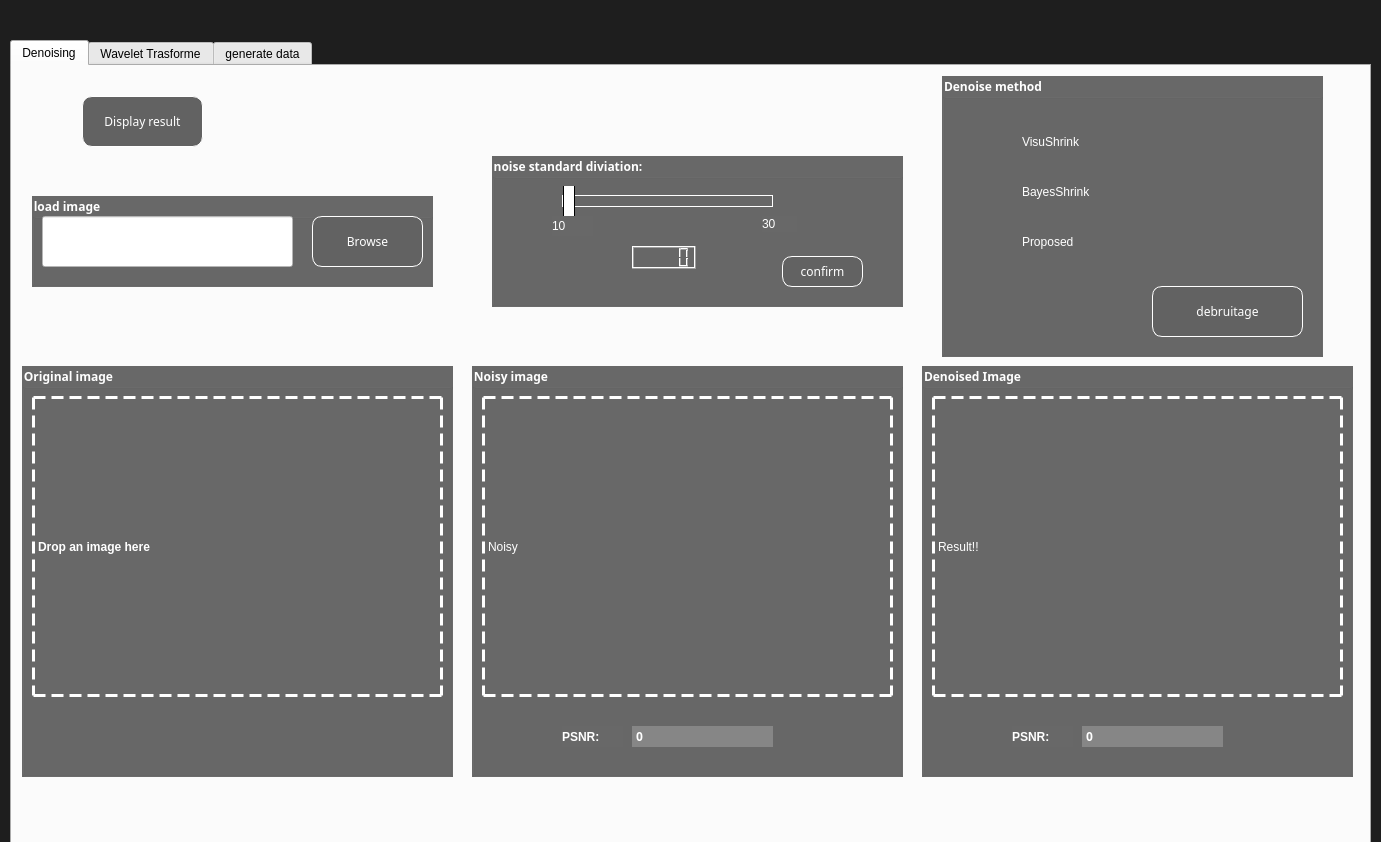
<?xml version="1.0" encoding="UTF-8"?>
<ui version="4.0">
 <class>Dialog</class>
 <widget class="QDialog" name="Dialog">
  <property name="geometry">
   <rect>
    <x>0</x>
    <y>0</y>
    <width>1381</width>
    <height>842</height>
   </rect>
  </property>
  <property name="windowTitle">
   <string>Dialog</string>
  </property>
  <property name="autoFillBackground">
   <bool>false</bool>
  </property>
  <property name="styleSheet">
   <string notr="true">QDialog{
background:rgb(30, 30, 30)

}
        </string>
  </property>
  <widget class="QTabWidget" name="tabWidget">
   <property name="geometry">
    <rect>
     <x>10</x>
     <y>40</y>
     <width>1361</width>
     <height>821</height>
    </rect>
   </property>
   <property name="styleSheet">
    <string notr="true">
QTabWidget{
background-color: rgb(90, 90, 90)
}
QTabWidget QTabBar{
background-color: rgb(98, 98, 98);
width: 220px;
font: 10pt &quot;Arial&quot;;
}


QTabWidget QTabBar::tab{
background-color: rgb(126, 126, 126);
height: 50px;
width: 220px;
color: rgb(255, 255, 255);
border-bottom:7px solid rgb(213, 71, 106);
}

QTabWidget QTabBar::tab:selected{
background-color: rgb(76, 76, 76);
width: 220px;
border-bottom:7px solid rgb(0, 202, 148)
}
QTabWidget QTabBar::tab:hover{
background-color: rgb(61, 177, 6);
width: 220px;
border-bottom:7px solid rgb(0, 202, 148)
}

QTabBar::tab:last {
    border-top-right-radius: 3px;
    border-bottom-right-radius: 3px;
    margin-right: 600px;
}
QTabWidget&gt;QWidget&gt;QWidget{background: rgb(70, 70, 70);
background-image: url(1441804.jpg);
}</string>
   </property>
   <property name="currentIndex">
    <number>0</number>
   </property>
   <widget class="QWidget" name="tab">
    <attribute name="title">
     <string>Denoising</string>
    </attribute>
    <widget class="QGroupBox" name="groupBox_6">
     <property name="geometry">
      <rect>
       <x>20</x>
       <y>130</y>
       <width>401</width>
       <height>91</height>
      </rect>
     </property>
     <property name="font">
      <font>
       <family>Arial Black</family>
       <weight>75</weight>
       <bold>true</bold>
      </font>
     </property>
     <property name="styleSheet">
      <string notr="true">QGroupBox{
background-color:rgb(104, 104, 104);
opacity:0.3;
color:white;
}</string>
     </property>
     <property name="title">
      <string>load image</string>
     </property>
     <widget class="QLineEdit" name="filename">
      <property name="geometry">
       <rect>
        <x>10</x>
        <y>20</y>
        <width>251</width>
        <height>51</height>
       </rect>
      </property>
      <property name="autoFillBackground">
       <bool>false</bool>
      </property>
      <property name="styleSheet">
       <string notr="true">QLineEdit{
background:rgb(255, 255, 255)
}</string>
      </property>
     </widget>
     <widget class="QPushButton" name="browse">
      <property name="geometry">
       <rect>
        <x>280</x>
        <y>20</y>
        <width>111</width>
        <height>51</height>
       </rect>
      </property>
      <property name="accessibleName">
       <string>b</string>
      </property>
      <property name="autoFillBackground">
       <bool>false</bool>
      </property>
      <property name="styleSheet">
       <string notr="true">QPushButton {
    background-color: rgb(98, 98, 98);
    color: rgb(255, 255, 255);
    border-style: outset;
    padding: 2px;
    font: arial 15px;
    border-width: 1px;
    border-radius: 10px;
   
}
QPushButton:hover {
    background-color: white;
	color:rgb(98, 98, 98)
}</string>
      </property>
      <property name="text">
       <string>Browse</string>
      </property>
     </widget>
    </widget>
    <widget class="QGroupBox" name="groupBox">
     <property name="geometry">
      <rect>
       <x>480</x>
       <y>90</y>
       <width>411</width>
       <height>151</height>
      </rect>
     </property>
     <property name="font">
      <font>
       <family>Arial Black</family>
       <weight>75</weight>
       <bold>true</bold>
      </font>
     </property>
     <property name="autoFillBackground">
      <bool>false</bool>
     </property>
     <property name="styleSheet">
      <string notr="true">QGroupBox{
background-color:rgb(104, 104, 104);
color:white;
}</string>
     </property>
     <property name="title">
      <string>noise standard diviation:</string>
     </property>
     <widget class="QSlider" name="horizontalSlider">
      <property name="geometry">
       <rect>
        <x>70</x>
        <y>30</y>
        <width>211</width>
        <height>31</height>
       </rect>
      </property>
      <property name="styleSheet">
       <string notr="true">QSlider::groove:horizontal {
    border: 1px solid white;
    height: 10px;
    margin: 0px;
    }
QSlider::handle:horizontal {
    background-color: white;
    border: 1px solid;
    height: 10px;
    width: 10px;
    margin: -15px 0px;
    }</string>
      </property>
      <property name="minimum">
       <number>10</number>
      </property>
      <property name="maximum">
       <number>30</number>
      </property>
      <property name="orientation">
       <enum>Qt::Horizontal</enum>
      </property>
     </widget>
     <widget class="QPushButton" name="addNoise">
      <property name="geometry">
       <rect>
        <x>290</x>
        <y>100</y>
        <width>81</width>
        <height>31</height>
       </rect>
      </property>
      <property name="styleSheet">
       <string notr="true">QPushButton {
    background-color: rgb(98, 98, 98);
    color: rgb(255, 255, 255);
    border-style: outset;
    padding: 2px;
    font: arial 15px;
    border-width: 1px;
    border-radius: 10px;
   
}
QPushButton:hover {
    background-color: white;
	color:rgb(98, 98, 98)
}</string>
      </property>
      <property name="text">
       <string>confirm</string>
      </property>
     </widget>
     <widget class="QLabel" name="label_2">
      <property name="geometry">
       <rect>
        <x>60</x>
        <y>60</y>
        <width>41</width>
        <height>20</height>
       </rect>
      </property>
      <property name="styleSheet">
       <string notr="true">QLabel{
background-color:rgb(104, 104, 104);
color:white;
}</string>
      </property>
      <property name="text">
       <string>10</string>
      </property>
     </widget>
     <widget class="QLabel" name="label_3">
      <property name="geometry">
       <rect>
        <x>270</x>
        <y>60</y>
        <width>35</width>
        <height>16</height>
       </rect>
      </property>
      <property name="styleSheet">
       <string notr="true">QLabel{
background-color:rgb(104, 104, 104);
color:white;
}</string>
      </property>
      <property name="text">
       <string>30</string>
      </property>
     </widget>
     <widget class="QLCDNumber" name="lcdNumber">
      <property name="geometry">
       <rect>
        <x>140</x>
        <y>90</y>
        <width>64</width>
        <height>23</height>
       </rect>
      </property>
     </widget>
    </widget>
    <widget class="QGroupBox" name="groupBox_4">
     <property name="geometry">
      <rect>
       <x>930</x>
       <y>10</y>
       <width>381</width>
       <height>281</height>
      </rect>
     </property>
     <property name="font">
      <font>
       <family>Arial Black</family>
       <weight>75</weight>
       <bold>true</bold>
      </font>
     </property>
     <property name="autoFillBackground">
      <bool>false</bool>
     </property>
     <property name="styleSheet">
      <string notr="true">QGroupBox{
background-color:rgb(104, 104, 104);

color:white;
}</string>
     </property>
     <property name="title">
      <string>Denoise method</string>
     </property>
     <widget class="QRadioButton" name="radioButton">
      <property name="geometry">
       <rect>
        <x>60</x>
        <y>50</y>
        <width>121</width>
        <height>31</height>
       </rect>
      </property>
      <property name="styleSheet">
       <string notr="true">QRadioButton{ color: rgb(255, 255, 255); background-color: rgba(255, 255, 255, 0);}</string>
      </property>
      <property name="text">
       <string>VisuShrink</string>
      </property>
     </widget>
     <widget class="QRadioButton" name="radioButton_2">
      <property name="geometry">
       <rect>
        <x>60</x>
        <y>100</y>
        <width>121</width>
        <height>31</height>
       </rect>
      </property>
      <property name="styleSheet">
       <string notr="true">QRadioButton{ color: rgb(255, 255, 255); background-color: rgba(255, 255, 255, 0);}</string>
      </property>
      <property name="text">
       <string>BayesShrink</string>
      </property>
     </widget>
     <widget class="QRadioButton" name="radioButton_3">
      <property name="geometry">
       <rect>
        <x>60</x>
        <y>150</y>
        <width>131</width>
        <height>31</height>
       </rect>
      </property>
      <property name="styleSheet">
       <string notr="true">QRadioButton{ color: rgb(255, 255, 255); background-color: rgba(255, 255, 255, 0);}</string>
      </property>
      <property name="text">
       <string>Proposed</string>
      </property>
     </widget>
     <widget class="QPushButton" name="debruit">
      <property name="geometry">
       <rect>
        <x>210</x>
        <y>210</y>
        <width>151</width>
        <height>51</height>
       </rect>
      </property>
      <property name="styleSheet">
       <string notr="true">QPushButton {
    background-color: rgb(98, 98, 98);
    color: rgb(255, 255, 255);
    border-style: outset;
    padding: 2px;
    font: arial 15px;
    border-width: 1px;
    border-radius: 10px;
   
}
QPushButton:hover {
    background-color: white;
	color:rgb(98, 98, 98)
}</string>
      </property>
      <property name="text">
       <string>debruitage</string>
      </property>
     </widget>
    </widget>
    <widget class="QGroupBox" name="groupBox_2">
     <property name="geometry">
      <rect>
       <x>460</x>
       <y>300</y>
       <width>431</width>
       <height>411</height>
      </rect>
     </property>
     <property name="font">
      <font>
       <family>Arial Black</family>
       <weight>75</weight>
       <bold>true</bold>
      </font>
     </property>
     <property name="autoFillBackground">
      <bool>false</bool>
     </property>
     <property name="styleSheet">
      <string notr="true">QGroupBox{
background-color:rgb(104, 104, 104);

color:white;
}</string>
     </property>
     <property name="title">
      <string>Noisy image</string>
     </property>
     <widget class="QLabel" name="bruite">
      <property name="geometry">
       <rect>
        <x>10</x>
        <y>30</y>
        <width>411</width>
        <height>301</height>
       </rect>
      </property>
      <property name="autoFillBackground">
       <bool>false</bool>
      </property>
      <property name="styleSheet">
       <string notr="true">QLabel{
color:white;
border:3px dashed white;
background-color:rgb(104, 104, 104);
            }</string>
      </property>
      <property name="text">
       <string>Noisy</string>
      </property>
     </widget>
     <widget class="QLabel" name="psnrNoisy">
      <property name="geometry">
       <rect>
        <x>160</x>
        <y>360</y>
        <width>141</width>
        <height>21</height>
       </rect>
      </property>
      <property name="font">
       <font>
        <family>Arial Black</family>
        <weight>75</weight>
        <bold>true</bold>
       </font>
      </property>
      <property name="autoFillBackground">
       <bool>false</bool>
      </property>
      <property name="styleSheet">
       <string notr="true">QLabel{
background-color:rgb(134, 134, 134);
color:white;
padding:1px
}</string>
      </property>
      <property name="text">
       <string>0</string>
      </property>
     </widget>
     <widget class="QLabel" name="label">
      <property name="geometry">
       <rect>
        <x>90</x>
        <y>360</y>
        <width>61</width>
        <height>21</height>
       </rect>
      </property>
      <property name="font">
       <font>
        <family>Arial</family>
        <weight>75</weight>
        <bold>true</bold>
       </font>
      </property>
      <property name="autoFillBackground">
       <bool>false</bool>
      </property>
      <property name="styleSheet">
       <string notr="true">QLabel{
color:white;
background-color:rgb(104, 104, 104);
            }</string>
      </property>
      <property name="text">
       <string>PSNR:</string>
      </property>
     </widget>
    </widget>
    <widget class="QGroupBox" name="groupBox_3">
     <property name="geometry">
      <rect>
       <x>10</x>
       <y>300</y>
       <width>431</width>
       <height>411</height>
      </rect>
     </property>
     <property name="font">
      <font>
       <family>Arial Black</family>
       <weight>75</weight>
       <bold>true</bold>
      </font>
     </property>
     <property name="autoFillBackground">
      <bool>false</bool>
     </property>
     <property name="styleSheet">
      <string notr="true">QGroupBox{
background-color:rgb(104, 104, 104);

color:white
}</string>
     </property>
     <property name="title">
      <string>Original image</string>
     </property>
     <widget class="QLabel" name="Lb">
      <property name="geometry">
       <rect>
        <x>10</x>
        <y>30</y>
        <width>411</width>
        <height>301</height>
       </rect>
      </property>
      <property name="font">
       <font>
        <family>Arial</family>
        <weight>75</weight>
        <bold>true</bold>
       </font>
      </property>
      <property name="acceptDrops">
       <bool>true</bool>
      </property>
      <property name="autoFillBackground">
       <bool>false</bool>
      </property>
      <property name="styleSheet">
       <string notr="true">QLabel{
color:white;
border:3px dashed white;
background-color:rgb(104, 104, 104);
            }</string>
      </property>
      <property name="text">
       <string>Drop an image here</string>
      </property>
     </widget>
    </widget>
    <widget class="QGroupBox" name="groupBox_5">
     <property name="geometry">
      <rect>
       <x>910</x>
       <y>300</y>
       <width>431</width>
       <height>411</height>
      </rect>
     </property>
     <property name="font">
      <font>
       <family>Arial Black</family>
       <weight>75</weight>
       <bold>true</bold>
      </font>
     </property>
     <property name="autoFillBackground">
      <bool>false</bool>
     </property>
     <property name="styleSheet">
      <string notr="true">QGroupBox{
background-color:rgb(104, 104, 104);

color:white;
}</string>
     </property>
     <property name="title">
      <string>Denoised Image</string>
     </property>
     <widget class="QLabel" name="debruite">
      <property name="geometry">
       <rect>
        <x>10</x>
        <y>30</y>
        <width>411</width>
        <height>301</height>
       </rect>
      </property>
      <property name="autoFillBackground">
       <bool>false</bool>
      </property>
      <property name="styleSheet">
       <string notr="true">QLabel{
color:white;
border:3px dashed white;
background-color:rgb(104, 104, 104);
            }</string>
      </property>
      <property name="text">
       <string>Result!!</string>
      </property>
     </widget>
     <widget class="QLabel" name="psnrResult">
      <property name="geometry">
       <rect>
        <x>160</x>
        <y>360</y>
        <width>141</width>
        <height>21</height>
       </rect>
      </property>
      <property name="font">
       <font>
        <family>Arial Black</family>
        <weight>75</weight>
        <bold>true</bold>
       </font>
      </property>
      <property name="autoFillBackground">
       <bool>false</bool>
      </property>
      <property name="styleSheet">
       <string notr="true">QLabel{
background-color:rgb(134, 134, 134);
color:white;
padding:1px
}</string>
      </property>
      <property name="text">
       <string>0</string>
      </property>
     </widget>
     <widget class="QLabel" name="label_4">
      <property name="geometry">
       <rect>
        <x>90</x>
        <y>360</y>
        <width>61</width>
        <height>21</height>
       </rect>
      </property>
      <property name="font">
       <font>
        <family>Arial</family>
        <weight>75</weight>
        <bold>true</bold>
       </font>
      </property>
      <property name="autoFillBackground">
       <bool>false</bool>
      </property>
      <property name="styleSheet">
       <string notr="true">QLabel{
color:white;

background-color:rgb(104, 104, 104);
            }</string>
      </property>
      <property name="text">
       <string>PSNR:</string>
      </property>
     </widget>
    </widget>
    <widget class="QPushButton" name="display">
     <property name="geometry">
      <rect>
       <x>70</x>
       <y>30</y>
       <width>121</width>
       <height>51</height>
      </rect>
     </property>
     <property name="styleSheet">
      <string notr="true">QPushButton {
    background-color: rgb(98, 98, 98);
    color: rgb(255, 255, 255);
    border-style: outset;
    padding: 2px;
    font: arial 15px;
    border-width: 1px;
    border-radius: 10px;
   
}
QPushButton:hover {
    background-color: white;
	color:rgb(98, 98, 98)
}</string>
     </property>
     <property name="text">
      <string>Display result</string>
     </property>
    </widget>
   </widget>
   <widget class="QWidget" name="tab_2">
    <attribute name="title">
     <string>Wavelet Trasforme</string>
    </attribute>
    <widget class="QWidget" name="gridLayoutWidget">
     <property name="geometry">
      <rect>
       <x>10</x>
       <y>120</y>
       <width>1331</width>
       <height>601</height>
      </rect>
     </property>
     <layout class="QGridLayout" name="gridLayout"/>
    </widget>
    <widget class="QLabel" name="label_6">
     <property name="geometry">
      <rect>
       <x>440</x>
       <y>30</y>
       <width>35</width>
       <height>10</height>
      </rect>
     </property>
     <property name="text">
      <string/>
     </property>
    </widget>
    <widget class="QGroupBox" name="groupBox_7">
     <property name="geometry">
      <rect>
       <x>50</x>
       <y>20</y>
       <width>361</width>
       <height>91</height>
      </rect>
     </property>
     <property name="font">
      <font>
       <family>Arial Black</family>
       <weight>75</weight>
       <bold>true</bold>
      </font>
     </property>
     <property name="styleSheet">
      <string notr="true">QGroupBox{
background-color:rgb(104, 104, 104);
opacity:0.3;
color:white;
}</string>
     </property>
     <property name="title">
      <string>wavelet decomposition level:</string>
     </property>
     <widget class="QPushButton" name="pushButton_3">
      <property name="geometry">
       <rect>
        <x>260</x>
        <y>30</y>
        <width>91</width>
        <height>41</height>
       </rect>
      </property>
      <property name="styleSheet">
       <string notr="true">QPushButton {
    background-color: rgb(98, 98, 98);
    color: rgb(255, 255, 255);
    border-style: outset;
    padding: 2px;
    font: arial 15px;
    border-width: 1px;
    border-radius: 10px;
   
}
QPushButton:hover {
    background-color: white;
	color:rgb(98, 98, 98)
}</string>
      </property>
      <property name="text">
       <string>Level 3</string>
      </property>
     </widget>
     <widget class="QPushButton" name="pushButton_2">
      <property name="geometry">
       <rect>
        <x>140</x>
        <y>30</y>
        <width>91</width>
        <height>41</height>
       </rect>
      </property>
      <property name="styleSheet">
       <string notr="true">QPushButton {
    background-color: rgb(98, 98, 98);
    color: rgb(255, 255, 255);
    border-style: outset;
    padding: 2px;
    font: arial 15px;
    border-width: 1px;
    border-radius: 10px;
   
}
QPushButton:hover {
    background-color: white;
	color:rgb(98, 98, 98)
}</string>
      </property>
      <property name="text">
       <string>Level 2</string>
      </property>
     </widget>
     <widget class="QPushButton" name="pushButton">
      <property name="geometry">
       <rect>
        <x>10</x>
        <y>30</y>
        <width>91</width>
        <height>41</height>
       </rect>
      </property>
      <property name="styleSheet">
       <string notr="true">QPushButton {
    background-color: rgb(98, 98, 98);
    color: rgb(255, 255, 255);
    border-style: outset;
    padding: 2px;
    font: arial 15px;
    border-width: 1px;
    border-radius: 10px;
   
}
QPushButton:hover {
    background-color: white;
	color:rgb(98, 98, 98)
}</string>
      </property>
      <property name="text">
       <string>Level 1</string>
      </property>
     </widget>
    </widget>
   </widget>
   <widget class="QWidget" name="tab_3">
    <attribute name="title">
     <string>generate data</string>
    </attribute>
    <widget class="QPushButton" name="generatDATA">
     <property name="geometry">
      <rect>
       <x>80</x>
       <y>50</y>
       <width>161</width>
       <height>61</height>
      </rect>
     </property>
     <property name="font">
      <font>
       <family>15px</family>
       <weight>50</weight>
       <italic>false</italic>
       <bold>false</bold>
      </font>
     </property>
     <property name="styleSheet">
      <string notr="true">QPushButton {
    background-color: rgb(98, 98, 98);
    color: rgb(255, 255, 255);
    border-style: outset;
    padding: 2px;
    font: arial 15px;
    border-width: 1px;
    border-radius: 10px;
   
}
QPushButton:hover {
    background-color: white;
	color:rgb(98, 98, 98)
}</string>
     </property>
     <property name="text">
      <string>generate</string>
     </property>
    </widget>
    <widget class="QTableWidget" name="tableWidget">
     <property name="geometry">
      <rect>
       <x>50</x>
       <y>161</y>
       <width>631</width>
       <height>551</height>
      </rect>
     </property>
     <property name="styleSheet">
      <string notr="true">QTableWidget{
background:rgb(96, 96, 96);
color:white
}</string>
     </property>
     <column>
      <property name="text">
       <string>ecart-type</string>
      </property>
     </column>
     <column>
      <property name="text">
       <string>beta</string>
      </property>
     </column>
     <column>
      <property name="text">
       <string>noise</string>
      </property>
     </column>
     <column>
      <property name="text">
       <string>seuil</string>
      </property>
     </column>
    </widget>
    <widget class="QWidget" name="gridLayoutWidget_2">
     <property name="geometry">
      <rect>
       <x>759</x>
       <y>160</y>
       <width>551</width>
       <height>551</height>
      </rect>
     </property>
     <layout class="QGridLayout" name="gridLayout_2"/>
    </widget>
   </widget>
  </widget>
 </widget>
 <resources/>
 <connections/>
</ui>
